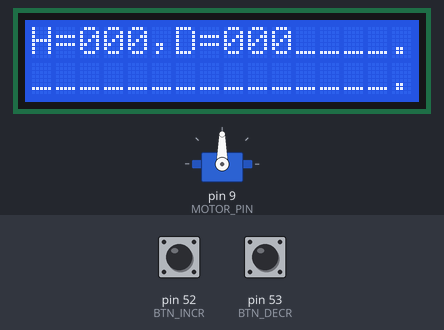
Simulated run of this program. Board: Arduino Mega 2560, built with avr-gcc and run on an emulated ATmega2560. Parts: 16×2 character LCD, servo. The test bench sets the inputs (shaded band); at power-on: pin 52 (BTN_INCR) LOW, pin 53 (BTN_DECR) LOW.

Above: at 1.2 s.
1.3 s: pin 52 (BTN_INCR) pulled HIGH for 1 s
At 3.4 s:
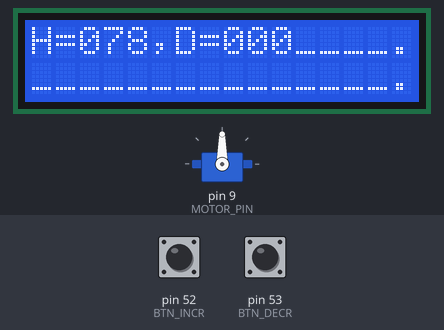
3.8 s: pin 53 (BTN_DECR) pulled HIGH for 3.2 s
At 7.0 s:
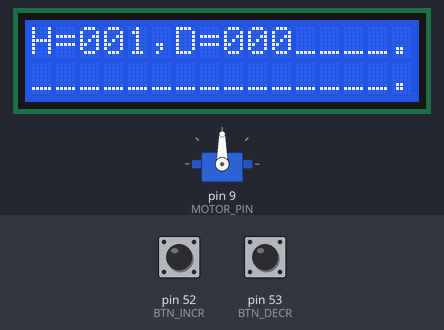
8.5 s: pin 52 (BTN_INCR) pulled HIGH for 0.15 s
At 8.58 s:
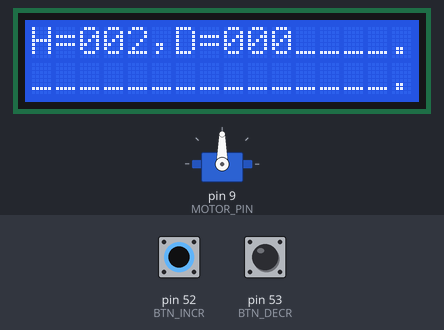
10.1 s: pin 53 (BTN_DECR) pulled HIGH for 0.15 s
At 10.18 s:
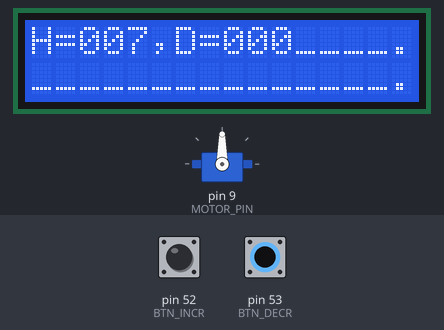
11.7 s: pin 52 (BTN_INCR) driven HIGH
At 14.6 s:
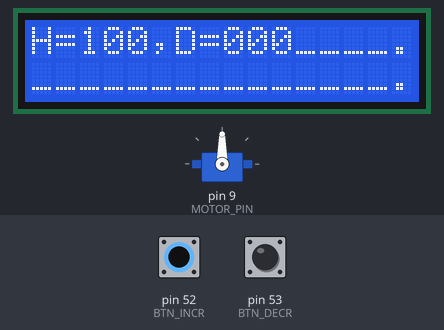
14.7 s: pin 53 (BTN_DECR) pulled HIGH for 3.2 s
At 15.6 s:
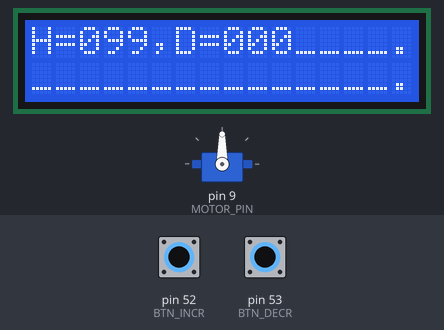
Timing chart, 0 to 17.7 s (numbered marks = the images above; inputs shaded):
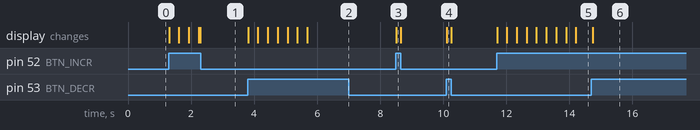

Measured:
- after the input at 1.3 s, the display: first changes at once (image 1 shows a later state)
- after the input at 3.8 s, the display: first changes at once (image 2 shows a later state)
- after the input at 8.5 s, the display: changes at once (image 3)
- after the input at 10.1 s, the display: changes at once (image 4)
- after the input at 11.7 s, the display: first changes at once (image 5 shows a later state)
- after the input at 14.7 s, the display: changes at once (image 6)

The program:

main.cpp
```cpp
#include "application.h"
#include "base/logger/logger.h"
#include "serial-logger.h"
#include <Arduino.h>

#define UPDATE_DELAY 15

Logger *logger = nullptr;
Application *application = nullptr;

void wait()
{
    if (UPDATE_DELAY > 0)
    {
        delay(UPDATE_DELAY);
    }
}

void setup()
{
    logger = new SerialLogger(Serial1);
    application = new Application();
}

void loop()
{
    application->Update();
    wait();
}
```

actuator-button-state.h
```cpp
#pragma once

enum ActuatorButtonState : int
{
    Low = 0,
    High = 1
};
```

actuator-button.h
```cpp
#pragma once
#include "actuator-button-state.h"

class ActuatorButton
{
  private:
    const char *m_key = nullptr;
    ActuatorButtonState m_state = Low;

  public:
    ActuatorButton(const char *key)
        : m_key(key)
    {
    }

    ~ActuatorButton()
    {
    }

    const char *GetKey()
    {
        return this->m_key;
    }

    ActuatorButtonState GetState()
    {
        return this->m_state;
    }

    void SetState(ActuatorButtonState state)
    {
        this->m_state = state;
    }
};
```

actuator-input.h
```cpp
#pragma once

#include "Arduino.h"
#include "actuator-button.h"
#include "base/input/input.h"
#include "config/mapping.h"

class ActuatorInput : public Input<ActuatorButton>
{
  private:
    ActuatorButton m_increaseButton;
    ActuatorButton m_decreaseButton;

  public:
    ActuatorInput()
        : m_increaseButton(INCREASE_BUTTON_KEY),
          m_decreaseButton(DECREASE_BUTTON_KEY)
    {
        pinMode(BTN_INCR, INPUT);
        pinMode(BTN_DECR, INPUT);
    }

    ~ActuatorInput()
    {
    }

    void Update()
    {
        this->m_increaseButton.SetState((ActuatorButtonState)digitalRead(BTN_INCR));
        this->m_decreaseButton.SetState((ActuatorButtonState)digitalRead(BTN_DECR));
    }

    ActuatorButton *GetInput(const char *keyCode)
    {
        if (this->m_increaseButton.GetKey() == keyCode)
        {
            return &this->m_increaseButton;
        }

        if (this->m_decreaseButton.GetKey() == keyCode)
        {
            return &this->m_decreaseButton;
        }

        return nullptr;
    }
};
```

application.h
```cpp
#pragma once
#include "base/delegate/delegate.h"
#include "base/logger/logger.h"
#include "config/mapping.h"
#include "control.h"
#include "filestore.h"
#include "lcd-display.h"
#include "meter.h"
#include "models/lift.h"
#include "motor.h"
#include "repository.h"
#include <Arduino.h>

class Application
{
  private:
    FileStore m_fileStore;
    Repository m_repository;
    Display *m_display = nullptr;
    Lift m_lift;
    Control m_control;
    Motor m_motor;

    void UpdateMotor(const unsigned int &value);

  public:
    Application()
        : m_repository(&this->m_fileStore),
          m_display(new LcdDisplay()),
          m_lift(&this->m_repository,
                 new DelegateParam0<const unsigned int>(this->m_display, &Display::SetCurrentLiftHeight)),
          m_control(new Delegate(&this->m_lift, &Lift::MoveUp),
                    new Delegate(&this->m_lift, &Lift::MoveDown))
    {
    }
    ~Application()
    {
        this->m_repository.SetCurrentLevelData(this->m_lift.GetCurrentLevel());
    }

    void Update();
};

void Application::Update()
{
    this->m_control.Update();
}

void Application::UpdateMotor(const unsigned int &value)
{
    auto servoValue = map(value, 0, 100, 0, 180);
    this->m_motor.Update(servoValue);
}
```

callback-param0.h
```cpp
#pragma once

template <typename TParam>
class CallbackParam0
{
  public:
    virtual ~CallbackParam0() = default;
    virtual void Invoke(TParam param0) = 0;
};
```

callback.h
```cpp
#pragma once

class Callback
{
  public:
    virtual ~Callback() = default;
    virtual void Invoke() = 0;
};
```

method-callback-param0.h
```cpp
#pragma once
#include "callback-param0.h"

template <typename TParam, typename TObject, typename TCallback>
class MethodCallbackParam0 : public CallbackParam0<TParam>
{
  private:
    void *m_object;
    TCallback m_method;

  public:
    MethodCallbackParam0(void *object, TCallback method)
        : m_object(object), m_method(method)
    {
    }

    void Invoke(TParam param0)
    {
        TObject *obj = static_cast<TObject *>(m_object);
        (obj->*m_method)(param0);
    }
};
```

method-callback.h
```cpp
#pragma once
#include "callback.h"

template <typename TObject, typename TCallback>
class MethodCallback : public Callback
{
  private:
    void *m_object;
    TCallback m_method;

  public:
    MethodCallback(void *object, TCallback method)
        : m_object(object), m_method(method)
    {
    }

    void Invoke()
    {
        TObject *obj = static_cast<TObject *>(m_object);
        (obj->*m_method)();
    }
};
```

delegate-param0.h
```cpp
#pragma once
#include "..\callback\callback-param0.h"
#include "..\callback\method-callback-param0.h"

template <typename TParam>
class DelegateParam0
{
  private:
    CallbackParam0<TParam> *m_callback = nullptr;

  public:
    template <typename TObject, typename TCallback>
    DelegateParam0(TObject *object, TCallback callback)
        : m_callback(new MethodCallbackParam0<TParam, TObject, TCallback>(object, callback))
    {
    }
    ~DelegateParam0()
    {
        delete this->m_callback;
    }

    void operator()(TParam param0)
    {
        return m_callback->Invoke(param0);
    }
};
```

delegate.h
```cpp
#pragma once
#include "..\callback\callback.h"
#include "..\callback\method-callback.h"

class Delegate
{
  private:
    Callback *m_callback = nullptr;

  public:
    template <typename TObject, typename TCallback>
    Delegate(TObject *object, TCallback callback)
        : m_callback(new MethodCallback<TObject, TCallback>(object, callback))
    {
    }
    ~Delegate()
    {
        delete this->m_callback;
    }

    void operator()()
    {
        return m_callback->Invoke();
    }
};
```

display.h
```cpp
class Display
{
  public:
    virtual ~Display() = default;
    virtual void SetCurrentLiftHeight(const unsigned int &value) = 0;
    virtual void SetCurrentMeasuredDistance(const unsigned int &value) = 0;
};
```

input.h
```cpp
#pragma once

template <typename TInputComponent>
class Input
{
  public:
    virtual ~Input() = default;
    virtual void Update() = 0;
    virtual TInputComponent *GetInput(const char *keyCode) = 0;
};
```

logger.h
```cpp
#pragma once
#include <Arduino.h>

class Logger
{
  public:
    virtual ~Logger() = default;
    virtual void WriteLine(String &data);
    virtual void WriteLine(const char *data);
    virtual void WriteLine(const unsigned int &data);
};
```

store.h
```cpp
#pragma once
class Store
{
  public:
    virtual void SaveUInt(const char *key, unsigned int value) = 0;
    virtual unsigned int LoadUInt(const char *key) = 0;
};
```

control.h
```cpp
#pragma once

#include "Arduino.h"
#include "actuator-button.h"
#include "actuator-input.h"
#include "base/delegate/delegate.h"
#include "base/input/input.h"
#include "config/mapping.h"

class Control
{
  private:
    Input<ActuatorButton> *m_input;

    Delegate *m_onIncreaseDelegate;
    ActuatorButton &m_onIncreaseButton;

    Delegate *m_onDecreaseDelegate;
    ActuatorButton &m_onDecreaseButton;

  public:
    Control(Delegate *onIncrease, Delegate *onDecrease)
        : m_input(new ActuatorInput()),
          m_onIncreaseDelegate(onIncrease),
          m_onIncreaseButton(*(m_input->GetInput(INCREASE_BUTTON_KEY))),
          m_onDecreaseDelegate(onDecrease),
          m_onDecreaseButton(*(m_input->GetInput(DECREASE_BUTTON_KEY)))
    {
    }

    ~Control()
    {
        delete this->m_input;
        delete this->m_onIncreaseDelegate;
        delete this->m_onDecreaseDelegate;
    }

    void Update()
    {
        this->m_input->Update();

        if (this->m_onIncreaseButton.GetState() > 0)
        {
            (*(this->m_onIncreaseDelegate))();
        }

        if (this->m_onDecreaseButton.GetState() > 0)
        {
            (*(this->m_onDecreaseDelegate))();
        }
    }
};
```

filestore.h
```cpp
#pragma once

#include "base/store/store.h"

class FileStore : public Store
{
  public:
    FileStore()
    {
    }

    ~FileStore()
    {
    }

    unsigned int LoadUInt(const char *key)
    {
        return -1;
    }

    void SaveUInt(const char *key, unsigned int value)
    {
    }
};
```

meter.h
```cpp
#pragma once

#include "Arduino.h"
#include "config/mapping.h"

class Meter
{
  private:
    unsigned long m_duration = 0;
    unsigned int m_distance = 0;

  public:
    Meter();
    ~Meter();
    void Refresh();
    const unsigned int &GetCurrentDistance();
};

Meter::Meter()
{
    pinMode(US_TRIG, OUTPUT);
    pinMode(US_ECHO, INPUT);
}

Meter::~Meter()
{
}

void Meter::Refresh()
{
    digitalWrite(US_TRIG, LOW);
    delayMicroseconds(2);
    digitalWrite(US_TRIG, HIGH);
    delayMicroseconds(10);
    digitalWrite(US_TRIG, LOW);

    this->m_duration = pulseIn(US_ECHO, HIGH);
    this->m_distance = (unsigned int)(this->m_duration * 0.034 / 2);
}

const unsigned int &Meter::GetCurrentDistance()
{
    return this->m_distance;
}
```

utils.h
```cpp
#pragma once

namespace Utils
{
int GetNumberAtDecimalPlace(int number, int place);
char SingleNumberToCharacter(unsigned int &number);

int GetNumberAtDecimalPlace(int number, int place)
{
    int modulator = place * 10;
    return (number % modulator) / place;
}

char SingleNumberToCharacter(unsigned int number)
{
    return number + 48;
}
}
```

lift.h
```cpp
#pragma once

#include "../repository.h"
#include "base/delegate/delegate-param0.h"

#define LEVEL_CEILING 100
#define LEVEL_GROUND 1
#define LIFT_SPEED 1

class Lift
{
  private:
    unsigned int m_currentLevel;
    DelegateParam0<const unsigned int> *m_onCurrentLevelChangedDelegate;

  public:
    Lift(Repository *repository, DelegateParam0<const unsigned int> *onCurrentLevelChanged)
        : m_onCurrentLevelChangedDelegate(onCurrentLevelChanged)
    {
        this->m_currentLevel = repository->GetCurrentLevelData();
    }
    ~Lift()
    {
        delete this->m_onCurrentLevelChangedDelegate;
    }

    void MoveUp()
    {
        if (this->m_currentLevel < LEVEL_CEILING)
        {
            this->m_currentLevel += LIFT_SPEED;
        }

        if (this->m_currentLevel >= LEVEL_CEILING)
        {
            this->m_currentLevel = LEVEL_CEILING;
        }

        (*(this->m_onCurrentLevelChangedDelegate))(this->m_currentLevel);
    }

    void MoveDown()
    {
        if (this->m_currentLevel > LEVEL_GROUND)
        {
            this->m_currentLevel -= LIFT_SPEED;
        }

        if (this->m_currentLevel <= LEVEL_GROUND)
        {
            this->m_currentLevel = LEVEL_GROUND;
        }

        (*(this->m_onCurrentLevelChangedDelegate))(this->m_currentLevel);
    }

    const unsigned int &GetCurrentLevel()
    {
        return this->m_currentLevel;
    }
};
```

motor.h
```cpp
#include <Servo.h>
#define MOTOR_PIN 9

class Motor
{
  private:
    Servo *m_servo = nullptr;

  public:
    Motor();
    ~Motor();
    void Update(const unsigned int &value);
};

Motor::Motor()
{
    this->m_servo = new Servo();
    this->m_servo->attach(MOTOR_PIN);
}

Motor::~Motor()
{
    if (this->m_servo != nullptr)
    {
        delete this->m_servo;
    }
}

void Motor::Update(const unsigned int &value)
{
    if (value < 0 || value > 180)
    {
        return;
    }

    this->m_servo->write(value);
}
```

repository.h
```cpp
#pragma once
#include "base/store/store.h"

class Repository
{
  private:
    unsigned int m_currentLevelData = 0;
    Store *m_store = nullptr;

  public:
    Repository(Store *store)
        : m_store(store)
    {
        // auto val = this->m_store->LoadUInt("levelData");
        this->m_currentLevelData = 33;
    }

    ~Repository()
    {
        this->m_store->SaveUInt("levelData", this->m_currentLevelData);
    }

    void SetCurrentLevelData(unsigned int value)
    {
        this->m_currentLevelData = value;
    }

    const unsigned int &GetCurrentLevelData()
    {
        return this->m_currentLevelData;
    }
};
```

serial-logger.h
```cpp
#pragma once
#include "Arduino.h"
#include "base/logger/logger.h"
#include "config/mapping.h"

class SerialLogger : public Logger
{
  private:
    HardwareSerial &m_hardwareSerial;

  public:
    SerialLogger(HardwareSerial &hardwareSerial)
        : m_hardwareSerial(hardwareSerial)
    {
        this->m_hardwareSerial.begin(HW_SERIAL_BAUDRATE);
    }
    ~SerialLogger()
    {
    }

    void WriteLine(String &data)
    {
        this->m_hardwareSerial.println(data);
    }
    void WriteLine(const char *data)
    {
        this->m_hardwareSerial.println(data);
    }
    void WriteLine(const unsigned int &data)
    {
        this->m_hardwareSerial.println(data);
    }
};
```

mapping.h
```cpp
#pragma once

// Serial
#define HW_SERIAL_BAUDRATE 9600

// input buttons
#define BTN_INCR 52
#define BTN_DECR 53
#define INCREASE_BUTTON_KEY "increase_btn"
#define DECREASE_BUTTON_KEY "decrease_btn"

// lcd screen
#define LCD_D7 22
#define LCD_D6 23
#define LCD_D5 2
#define LCD_D4 3
#define LCD_E 4
#define LCD_RS 24

// ultra sonic distance
#define US_TRIG 5
#define US_ECHO 6
```

lcd-display.h
```cpp
#pragma once
#include "base/display/display.h"
#include "base/logger/logger.h"
#include "config/mapping.h"
#include "misc/utils.h"
#include <LiquidCrystal.h>
#include <Wire.h>

#define LCD_LINE_LENGTH 17

class LcdDisplay : public Display
{
  private:
    LiquidCrystal m_lcd = LiquidCrystal(LCD_RS, LCD_E, LCD_D4, LCD_D5, LCD_D6, LCD_D7);
    char m_messageLine0[LCD_LINE_LENGTH] = "H=000,D=000____.";
    char m_messageLine1[LCD_LINE_LENGTH] = "_______________.";
    void Refresh();

  public:
    LcdDisplay()
    {
        this->m_lcd.begin(16, 2);
        this->Refresh();
    }
    ~LcdDisplay()
    {
    }

    void SetCurrentLiftHeight(const unsigned int &value);
    void SetCurrentMeasuredDistance(const unsigned int &value);
};

void LcdDisplay::Refresh()
{
    this->m_lcd.clear();
    this->m_lcd.setCursor(0, 0);
    this->m_lcd.println(&this->m_messageLine0[0]);
    this->m_lcd.setCursor(0, 1);
    this->m_lcd.println(&this->m_messageLine1[0]);

    // Logger::WriteLine(this->m_messageLine0);
}

void LcdDisplay::SetCurrentLiftHeight(const unsigned int &value)
{
    this->m_messageLine0[2] = Utils::SingleNumberToCharacter(Utils::GetNumberAtDecimalPlace(value, 100));
    this->m_messageLine0[3] = Utils::SingleNumberToCharacter(Utils::GetNumberAtDecimalPlace(value, 10));
    this->m_messageLine0[4] = Utils::SingleNumberToCharacter(Utils::GetNumberAtDecimalPlace(value, 1));
    this->Refresh();
}

void LcdDisplay::SetCurrentMeasuredDistance(const unsigned int &value)
{
    this->m_messageLine0[8] = Utils::SingleNumberToCharacter(Utils::GetNumberAtDecimalPlace(value, 100));
    this->m_messageLine0[9] = Utils::SingleNumberToCharacter(Utils::GetNumberAtDecimalPlace(value, 10));
    this->m_messageLine0[10] = Utils::SingleNumberToCharacter(Utils::GetNumberAtDecimalPlace(value, 1));
    this->Refresh();
}
```
